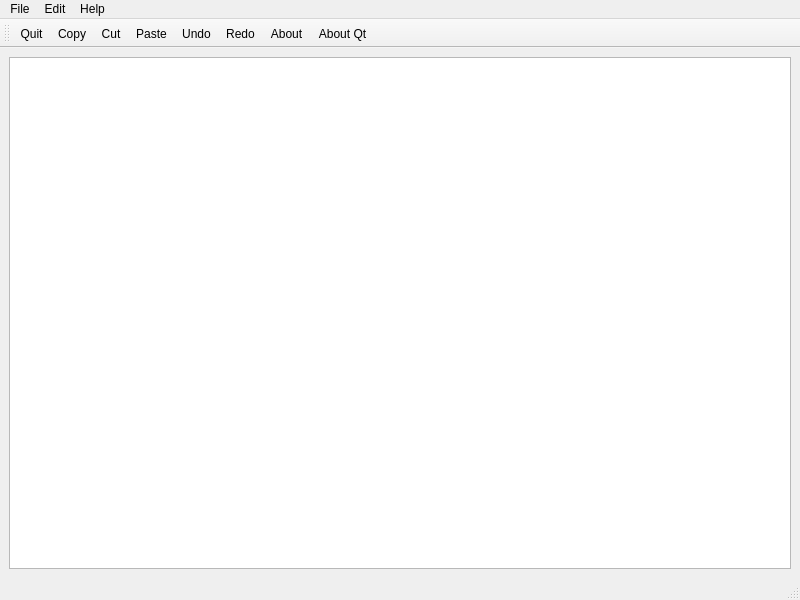
<?xml version="1.0" encoding="UTF-8"?>
<ui version="4.0">
 <class>MainWindow</class>
 <widget class="QMainWindow" name="MainWindow">
  <property name="geometry">
   <rect>
    <x>0</x>
    <y>0</y>
    <width>800</width>
    <height>600</height>
   </rect>
  </property>
  <property name="windowTitle">
   <string>MainWindow</string>
  </property>
  <widget class="QWidget" name="centralwidget">
   <layout class="QVBoxLayout" name="verticalLayout">
    <item>
     <widget class="QTextEdit" name="textEdit"/>
    </item>
   </layout>
  </widget>
  <widget class="QMenuBar" name="menubar">
   <property name="geometry">
    <rect>
     <x>0</x>
     <y>0</y>
     <width>800</width>
     <height>21</height>
    </rect>
   </property>
   <widget class="QMenu" name="menuFile">
    <property name="title">
     <string>File</string>
    </property>
    <addaction name="actionQuit"/>
   </widget>
   <widget class="QMenu" name="menuEdit">
    <property name="title">
     <string>Edit</string>
    </property>
    <addaction name="actionCopy"/>
    <addaction name="actionCut"/>
    <addaction name="actionPaste"/>
    <addaction name="separator"/>
    <addaction name="actionUndo"/>
    <addaction name="actionRedo"/>
   </widget>
   <widget class="QMenu" name="menuHelp">
    <property name="title">
     <string>Help</string>
    </property>
    <addaction name="actionAbout"/>
    <addaction name="actionAbout_Qt"/>
   </widget>
   <addaction name="menuFile"/>
   <addaction name="menuEdit"/>
   <addaction name="menuHelp"/>
  </widget>
  <widget class="QStatusBar" name="statusbar"/>
  <widget class="QToolBar" name="toolBar">
   <property name="windowTitle">
    <string>toolBar</string>
   </property>
   <attribute name="toolBarArea">
    <enum>TopToolBarArea</enum>
   </attribute>
   <attribute name="toolBarBreak">
    <bool>false</bool>
   </attribute>
   <addaction name="actionQuit"/>
   <addaction name="actionCopy"/>
   <addaction name="actionCut"/>
   <addaction name="actionPaste"/>
   <addaction name="actionUndo"/>
   <addaction name="actionRedo"/>
   <addaction name="actionAbout"/>
   <addaction name="actionAbout_Qt"/>
  </widget>
  <action name="actionQuit">
   <property name="icon">
    <iconset resource="pictureResources.qrc">
     <normaloff>:/images/quitIcon.png</normaloff>:/images/quitIcon.png</iconset>
   </property>
   <property name="text">
    <string>Quit</string>
   </property>
   <property name="toolTip">
    <string>Quit Application</string>
   </property>
  </action>
  <action name="actionCopy">
   <property name="icon">
    <iconset resource="pictureResources.qrc">
     <normaloff>:/images/copyIcon.png</normaloff>:/images/copyIcon.png</iconset>
   </property>
   <property name="text">
    <string>Copy</string>
   </property>
  </action>
  <action name="actionCut">
   <property name="icon">
    <iconset resource="pictureResources.qrc">
     <normaloff>:/images/cutIcon.png</normaloff>:/images/cutIcon.png</iconset>
   </property>
   <property name="text">
    <string>Cut</string>
   </property>
  </action>
  <action name="actionPaste">
   <property name="icon">
    <iconset resource="pictureResources.qrc">
     <normaloff>:/images/pasteIcon.png</normaloff>:/images/pasteIcon.png</iconset>
   </property>
   <property name="text">
    <string>Paste</string>
   </property>
  </action>
  <action name="actionUndo">
   <property name="icon">
    <iconset resource="pictureResources.qrc">
     <normaloff>:/images/undoIcon.png</normaloff>:/images/undoIcon.png</iconset>
   </property>
   <property name="text">
    <string>Undo</string>
   </property>
  </action>
  <action name="actionRedo">
   <property name="icon">
    <iconset resource="pictureResources.qrc">
     <normaloff>:/images/redoIcon.png</normaloff>:/images/redoIcon.png</iconset>
   </property>
   <property name="text">
    <string>Redo</string>
   </property>
  </action>
  <action name="actionAbout">
   <property name="icon">
    <iconset resource="pictureResources.qrc">
     <normaloff>:/images/aboutIcon.png</normaloff>:/images/aboutIcon.png</iconset>
   </property>
   <property name="text">
    <string>About</string>
   </property>
  </action>
  <action name="actionAbout_Qt">
   <property name="icon">
    <iconset resource="pictureResources.qrc">
     <normaloff>:/images/aboutQtIcon.png</normaloff>:/images/aboutQtIcon.png</iconset>
   </property>
   <property name="text">
    <string>About Qt</string>
   </property>
  </action>
 </widget>
 <resources>
  <include location="pictureResources.qrc"/>
 </resources>
 <connections/>
</ui>
